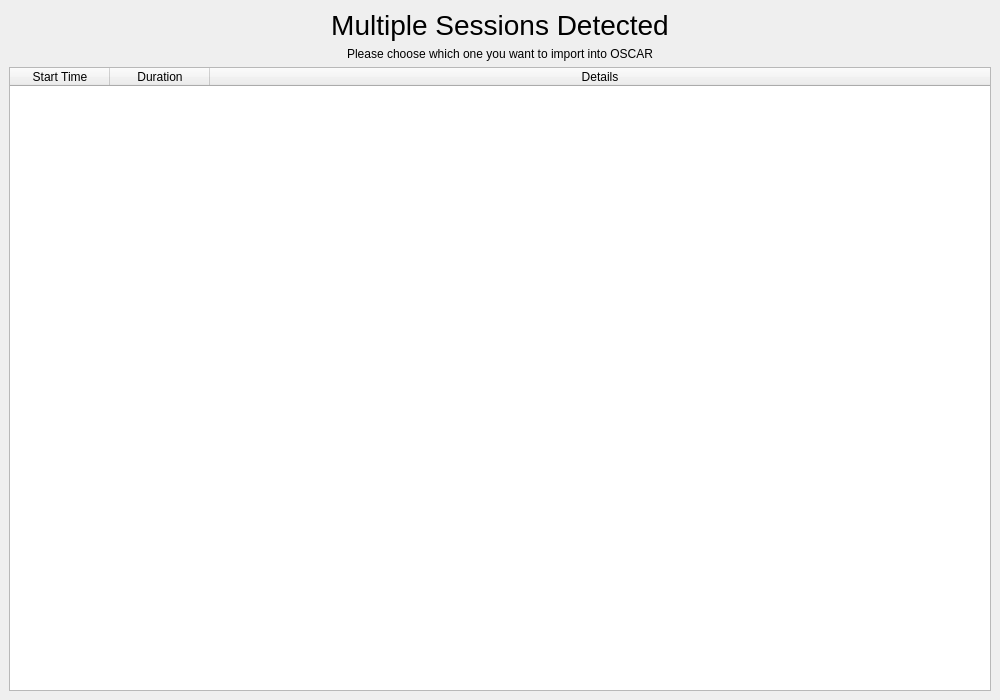
<?xml version="1.0" encoding="UTF-8"?>
<ui version="4.0">
 <class>OximeterImport</class>
 <widget class="QDialog" name="OximeterImport">
  <property name="geometry">
   <rect>
    <x>0</x>
    <y>0</y>
    <width>1000</width>
    <height>700</height>
   </rect>
  </property>
  <property name="windowTitle">
   <string notr="true">Dialog</string>
  </property>
  <layout class="QVBoxLayout" name="verticalLayout_5">
   <property name="leftMargin">
    <number>0</number>
   </property>
   <property name="topMargin">
    <number>0</number>
   </property>
   <property name="rightMargin">
    <number>0</number>
   </property>
   <property name="bottomMargin">
    <number>0</number>
   </property>
   <item>
    <!-- Only the pages kept from the old wizard: the step bar, the device and method
         pages, the Viatom import and the footer are built in oximeterimport.cpp. -->
    <widget class="QStackedWidget" name="stackedWidget">
    <widget class="QWidget" name="chooseSessionPage">
     <layout class="QVBoxLayout" name="verticalLayout_3">
      <item>
       <widget class="QLabel" name="liveConnectLabel_2">
        <property name="sizePolicy">
         <sizepolicy hsizetype="Expanding" vsizetype="Preferred">
          <horstretch>0</horstretch>
          <verstretch>0</verstretch>
         </sizepolicy>
        </property>
        <property name="font">
         <font>
          <pointsize>21</pointsize>
         </font>
        </property>
        <property name="text">
         <string>Multiple Sessions Detected</string>
        </property>
        <property name="alignment">
         <set>Qt::AlignCenter</set>
        </property>
       </widget>
      </item>
      <item>
       <widget class="QLabel" name="label_12">
        <property name="sizePolicy">
         <sizepolicy hsizetype="Expanding" vsizetype="Preferred">
          <horstretch>0</horstretch>
          <verstretch>0</verstretch>
         </sizepolicy>
        </property>
        <property name="text">
         <string>Please choose which one you want to import into OSCAR</string>
        </property>
        <property name="alignment">
         <set>Qt::AlignCenter</set>
        </property>
       </widget>
      </item>
      <item>
       <widget class="QTableWidget" name="tableOxiSessions">
        <property name="alternatingRowColors">
         <bool>true</bool>
        </property>
        <property name="selectionMode">
         <enum>QAbstractItemView::SingleSelection</enum>
        </property>
        <property name="selectionBehavior">
         <enum>QAbstractItemView::SelectRows</enum>
        </property>
        <attribute name="horizontalHeaderStretchLastSection">
         <bool>true</bool>
        </attribute>
        <column>
         <property name="text">
          <string>Start Time</string>
         </property>
        </column>
        <column>
         <property name="text">
          <string>Duration</string>
         </property>
        </column>
        <column>
         <property name="text">
          <string>Details</string>
         </property>
        </column>
       </widget>
      </item>
     </layout>
    </widget>
    <widget class="QWidget" name="syncPage">
     <layout class="QVBoxLayout" name="verticalLayout_10">
      <item>
       <widget class="QLabel" name="cpapSyncLabel">
        <property name="font">
         <font>
          <pointsize>21</pointsize>
         </font>
        </property>
        <property name="text">
         <string>Import Completed. When did the recording start?</string>
        </property>
        <property name="alignment">
         <set>Qt::AlignCenter</set>
        </property>
       </widget>
      </item>
      <item>
       <layout class="QHBoxLayout" name="horizontalLayout_10">
        <item>
         <widget class="QGroupBox" name="groupBox_2">
          <property name="sizePolicy">
           <sizepolicy hsizetype="Minimum" vsizetype="MinimumExpanding">
            <horstretch>0</horstretch>
            <verstretch>0</verstretch>
           </sizepolicy>
          </property>
          <property name="minimumSize">
           <size>
            <width>0</width>
            <height>200</height>
           </size>
          </property>
          <property name="title">
           <string>Day recording (normally would have) started</string>
          </property>
          <layout class="QVBoxLayout" name="verticalLayout_12">
           <property name="spacing">
            <number>6</number>
           </property>
           <property name="leftMargin">
            <number>0</number>
           </property>
           <property name="topMargin">
            <number>2</number>
           </property>
           <property name="rightMargin">
            <number>0</number>
           </property>
           <property name="bottomMargin">
            <number>0</number>
           </property>
           <item>
            <widget class="QCalendarWidget" name="calendarWidget">
             <property name="sizePolicy">
              <sizepolicy hsizetype="Minimum" vsizetype="MinimumExpanding">
               <horstretch>0</horstretch>
               <verstretch>0</verstretch>
              </sizepolicy>
             </property>
            </widget>
           </item>
          </layout>
         </widget>
        </item>
        <item>
         <widget class="QGroupBox" name="groupBox_3">
          <property name="sizePolicy">
           <sizepolicy hsizetype="Expanding" vsizetype="Fixed">
            <horstretch>1</horstretch>
            <verstretch>0</verstretch>
           </sizepolicy>
          </property>
          <property name="minimumSize">
           <size>
            <width>0</width>
            <height>200</height>
           </size>
          </property>
          <property name="title">
           <string>Oximeter Starting time</string>
          </property>
          <layout class="QGridLayout" name="gridLayout">
           <item row="2" column="1">
            <widget class="QLabel" name="labelSyncOximeter">
             <property name="sizePolicy">
              <sizepolicy hsizetype="MinimumExpanding" vsizetype="Preferred">
               <horstretch>0</horstretch>
               <verstretch>0</verstretch>
              </sizepolicy>
             </property>
             <property name="text">
              <string>I want to use the time reported by my oximeter's built in clock.</string>
             </property>
             <property name="wordWrap">
              <bool>true</bool>
             </property>
            </widget>
           </item>
           <item row="1" column="1">
            <widget class="QLabel" name="labelSyncCPAP">
             <property name="sizePolicy">
              <sizepolicy hsizetype="MinimumExpanding" vsizetype="Preferred">
               <horstretch>0</horstretch>
               <verstretch>0</verstretch>
              </sizepolicy>
             </property>
             <property name="text">
              <string>I started this oximeter recording at (or near) the same time as a session on my CPAP device.</string>
             </property>
             <property name="wordWrap">
              <bool>true</bool>
             </property>
            </widget>
           </item>
           <item row="1" column="0">
            <widget class="QRadioButton" name="radioSyncCPAP">
             <property name="sizePolicy">
              <sizepolicy hsizetype="Fixed" vsizetype="Fixed">
               <horstretch>0</horstretch>
               <verstretch>0</verstretch>
              </sizepolicy>
             </property>
             <property name="text">
              <string/>
             </property>
            </widget>
           </item>
           <item row="0" column="0" colspan="2">
            <widget class="QLabel" name="label_9">
             <property name="sizePolicy">
              <sizepolicy hsizetype="Preferred" vsizetype="Minimum">
               <horstretch>0</horstretch>
               <verstretch>0</verstretch>
              </sizepolicy>
             </property>
             <property name="text">
              <string>&lt;html&gt;&lt;head/&gt;&lt;body&gt;&lt;p&gt;OSCAR needs a starting time to know where to save this oximetry session to.&lt;/p&gt;&lt;p&gt;Choose one of the following options:&lt;/p&gt;&lt;/body&gt;&lt;/html&gt;</string>
             </property>
             <property name="alignment">
              <set>Qt::AlignLeading|Qt::AlignLeft|Qt::AlignTop</set>
             </property>
             <property name="wordWrap">
              <bool>true</bool>
             </property>
            </widget>
           </item>
           <item row="2" column="0">
            <widget class="QRadioButton" name="radioSyncOximeter">
             <property name="sizePolicy">
              <sizepolicy hsizetype="Fixed" vsizetype="Fixed">
               <horstretch>0</horstretch>
               <verstretch>0</verstretch>
              </sizepolicy>
             </property>
             <property name="text">
              <string/>
             </property>
            </widget>
           </item>
           <item row="3" column="0" colspan="2">
            <widget class="QLabel" name="label_11">
             <property name="sizePolicy">
              <sizepolicy hsizetype="Preferred" vsizetype="MinimumExpanding">
               <horstretch>0</horstretch>
               <verstretch>0</verstretch>
              </sizepolicy>
             </property>
             <property name="text">
              <string>&lt;html&gt;&lt;head/&gt;&lt;body&gt;&lt;p&gt;Note: Syncing to CPAP session starting time will always be more accurate.&lt;/p&gt;&lt;/body&gt;&lt;/html&gt;</string>
             </property>
             <property name="wordWrap">
              <bool>true</bool>
             </property>
            </widget>
           </item>
          </layout>
         </widget>
        </item>
       </layout>
      </item>
      <item>
       <widget class="QGroupBox" name="syncCPAPGroup">
        <property name="sizePolicy">
         <sizepolicy hsizetype="Preferred" vsizetype="Fixed">
          <horstretch>0</horstretch>
          <verstretch>0</verstretch>
         </sizepolicy>
        </property>
        <property name="title">
         <string>Choose CPAP session to sync to:</string>
        </property>
        <layout class="QVBoxLayout" name="verticalLayout_11">
         <property name="leftMargin">
          <number>6</number>
         </property>
         <property name="topMargin">
          <number>6</number>
         </property>
         <property name="rightMargin">
          <number>6</number>
         </property>
         <property name="bottomMargin">
          <number>6</number>
         </property>
         <item>
          <widget class="QLabel" name="sessbarLabel">
           <property name="text">
            <string/>
           </property>
           <property name="alignment">
            <set>Qt::AlignCenter</set>
           </property>
          </widget>
         </item>
         <item>
          <layout class="QHBoxLayout" name="horizontalLayout_11">
           <property name="spacing">
            <number>0</number>
           </property>
           <item>
            <widget class="QToolButton" name="sessionBackButton">
             <property name="sizePolicy">
              <sizepolicy hsizetype="Fixed" vsizetype="Expanding">
               <horstretch>0</horstretch>
               <verstretch>0</verstretch>
              </sizepolicy>
             </property>
             <property name="text">
              <string notr="true">...</string>
             </property>
             <property name="icon">
              <iconset resource="Resources.qrc">
               <normaloff>:/icons/back.png</normaloff>:/icons/back.png</iconset>
             </property>
            </widget>
           </item>
           <item>
            <widget class="QFrame" name="sessBarFrame">
             <property name="minimumSize">
              <size>
               <width>0</width>
               <height>40</height>
              </size>
             </property>
             <property name="maximumSize">
              <size>
               <width>16777215</width>
               <height>40</height>
              </size>
             </property>
             <property name="frameShape">
              <enum>QFrame::StyledPanel</enum>
             </property>
             <property name="frameShadow">
              <enum>QFrame::Raised</enum>
             </property>
            </widget>
           </item>
           <item>
            <widget class="QToolButton" name="sessionForwardButton">
             <property name="sizePolicy">
              <sizepolicy hsizetype="Fixed" vsizetype="Expanding">
               <horstretch>0</horstretch>
               <verstretch>0</verstretch>
              </sizepolicy>
             </property>
             <property name="text">
              <string notr="true">...</string>
             </property>
             <property name="icon">
              <iconset resource="Resources.qrc">
               <normaloff>:/icons/forward.png</normaloff>:/icons/forward.png</iconset>
             </property>
            </widget>
           </item>
          </layout>
         </item>
        </layout>
       </widget>
      </item>
      <item>
       <layout class="QHBoxLayout" name="horizontalLayout_9">
        <item>
         <spacer name="horizontalSpacer_3">
          <property name="orientation">
           <enum>Qt::Horizontal</enum>
          </property>
          <property name="sizeHint" stdset="0">
           <size>
            <width>40</width>
            <height>20</height>
           </size>
          </property>
         </spacer>
        </item>
        <item>
         <widget class="QLabel" name="label_10">
          <property name="sizePolicy">
           <sizepolicy hsizetype="Preferred" vsizetype="Minimum">
            <horstretch>0</horstretch>
            <verstretch>0</verstretch>
           </sizepolicy>
          </property>
          <property name="font">
           <font>
            <pointsize>14</pointsize>
           </font>
          </property>
          <property name="text">
           <string>You can manually adjust the time here if required:</string>
          </property>
         </widget>
        </item>
        <item>
         <widget class="QDateTimeEdit" name="dateTimeEdit">
          <property name="sizePolicy">
           <sizepolicy hsizetype="Minimum" vsizetype="Preferred">
            <horstretch>0</horstretch>
            <verstretch>0</verstretch>
           </sizepolicy>
          </property>
          <property name="font">
           <font>
            <pointsize>40</pointsize>
           </font>
          </property>
          <property name="buttonSymbols">
           <enum>QAbstractSpinBox::UpDownArrows</enum>
          </property>
          <property name="displayFormat">
           <string>HH:mm:ssap</string>
          </property>
         </widget>
        </item>
        <item>
         <spacer name="horizontalSpacer_4">
          <property name="orientation">
           <enum>Qt::Horizontal</enum>
          </property>
          <property name="sizeHint" stdset="0">
           <size>
            <width>40</width>
            <height>20</height>
           </size>
          </property>
         </spacer>
        </item>
       </layout>
      </item>
      <item>
       <spacer name="verticalSpacer_3">
        <property name="orientation">
         <enum>Qt::Vertical</enum>
        </property>
        <property name="sizeType">
         <enum>QSizePolicy::Expanding</enum>
        </property>
        <property name="sizeHint" stdset="0">
         <size>
          <width>20</width>
          <height>40</height>
         </size>
        </property>
       </spacer>
      </item>
     </layout>
    </widget>
    </widget>
   </item>
  </layout>
 </widget>
 <resources>
  <include location="Resources.qrc"/>
 </resources>
 <connections/>
</ui>
